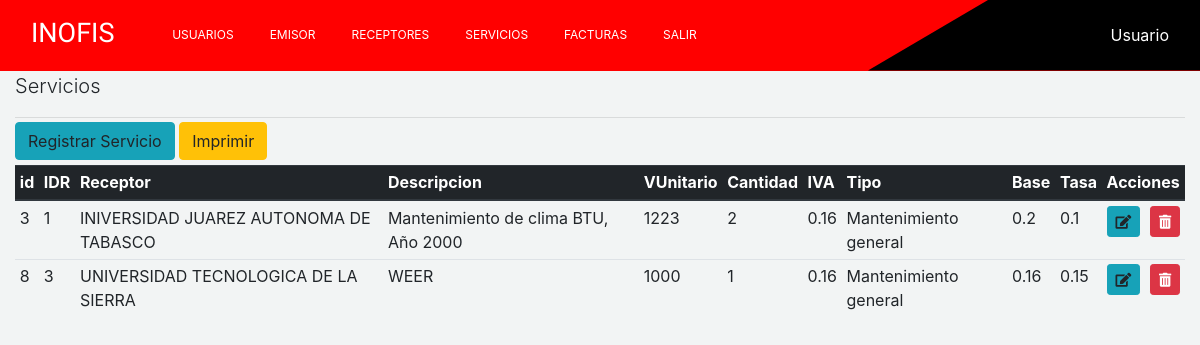
Page /views/servicio.php (signed in) on the committed database.
### tables this page shows
CREATE TABLE `servicios` (
  `id` int(11) NOT NULL,
  `Descripcion` varchar(500) NOT NULL,
  `VUnitario` float NOT NULL,
  `Cantidad` int(11) NOT NULL,
  `IVA` float NOT NULL,
  `Tipo` varchar(100) NOT NULL,
  `Base` float NOT NULL,
  `Tasa` float NOT NULL,
  `idreceptor` int(11) NOT NULL
);

CREATE TABLE `receptor` (
  `id` int(11) NOT NULL,
  `Nombre` varchar(100) NOT NULL,
  `RFC` varchar(50) NOT NULL,
  `Direccion` varchar(250) NOT NULL,
  `Telefono` varchar(11) NOT NULL,
  `Email` varchar(50) NOT NULL
);

### db/db.php (called while the page is built)
<?php
class Conectar{
  public static  function conexion(){
    $conexion = new PDO("mysql:host=localhost;dbname=facturacion", "root", "");
        return $conexion;
    }
}
?>

### views/servicio.php (the view, shortened to what this page needs)
<?php
require_once '../db/db.php';
require_once "../tablasUniver/cuerpo.php";
require_once 'dependencias2.php';
?>
<p class="lead" style="margin-top: 0px" >Servicios</p> <hr class="my-1" >
<div  align="left" style="margin-bottom: 5px; margin-top: 0px;">
<a role="button" class="btn btn-info" data-toggle="modal" data-target="#myModal">Registrar Servicio</a>
<a role="button" class="btn btn-warning" href="impresionpdf.php" >Imprimir</a>
  </div>
            <?php
            $table = new tablacuerpo();
             $table->servicio("SELECT S.id, R.id as IDR, R.Nombre as Receptor, S.Descripcion, S.VUnitario, S.Cantidad,S.IVA,S.Tipo, S.Base,S.Tasa
              FROM servicios as S inner join receptor as R on R.id = S.idreceptor",1);
             ?>
 <?php include 'footer.php'; ?>

### views/dependencias2.php (shortened to what this page needs)
<!DOCTYPE html>
<html>
<head>
<link rel="stylesheet" href="https://maxcdn.bootstrapcdn.com/bootstrap/4.0.0/css/bootstrap.min.css">
<link rel="stylesheet" type="text/css" href="../librerias/menu.css">
<link rel="stylesheet" type="text/css" href="https://cdnjs.cloudflare.com/ajax/libs/font-awesome/5.15.0/css/all.min.css">
</head>
<body style="background-color:#F2F4F4 ;">
<?php include 'menu.php'; ?>
    <div class='dashboard-app'>
        <div class='dashboard-content'>
            <div class='container-fluid'>

### views/menu.php (shortened to what this page needs)
<nav class="navbar navbar-expand-lg navbar-red navbar-dark">
    <div class="wrapper"> </div>
    <div class="container-fluid all-show"> <a class="navbar-brand" href="inicio.php">INOFIS <i class="fa fa-codepen"></i></a>
        <div class="collapse navbar-collapse" id="navbarSupportedContent">
            <ul class="navbar-nav mr-auto mb-2 mb-lg-0">
                <li class="nav-item"> <a class="nav-link" href="usuario.php">Usuarios</a> </li>
                <li class="nav-item"> <a class="nav-link" href="emisor.php">Emisor</a> </li>
                <li class="nav-item"> <a class="nav-link" href="receptor.php">Receptores</a> </li>
                <li class="nav-item"> <a class="nav-link" href="servicio.php">Servicios</a> </li>
                <li class="nav-item"> <a class="nav-link" href="#">Facturas</a> </li>
                <li class="nav-item"> <a class="nav-link" href="salir.php">Salir</a> </li>
            </ul>
            <div class="d-flex flex-column sim"> <span>Usuario</span> </div>
        </div>
    </div>
</nav>

### tablasUniver/cuerpo.php (shortened to what this page needs)
<?php
class tablacuerpo{
    private $db;
		private $alumnos;
    private $target;
    public function __construct(){
        $this->db=Conectar::conexion();
        $this->alumnos = array();
        $this->target = array();
    }
                  ?>
           <?php
  public function servicio($a,$link)
  {
    $consulta = $this->db->query($a);
    while($filas = $consulta->fetch(PDO::FETCH_ASSOC) ){
      $this->alumnos[] = $filas;
    }
    echo "<table class='table table-sm table-hover'><thead class='thead-dark'><tr> ";
      foreach($this->alumnos[0] as $key=>$value){
                echo'<th>' . ($key) . '</th>';
                $this->target[] = $key;
             }
             echo "<th colspan='2' style='width:50px;' >Acciones</th>";
             echo '</tr></thead><tbody border="1">';
              foreach ( $this->alumnos as $r ) {
               echo '<tr id='.$r["id"].'>';
               $i = 0;
                  foreach ( $r as $v ) {
                  echo '<td data-target="'.$this->target[$i].'">'.$v.'</td>';
                  $i++;
              }
              if($link!=0){
                ?>
                            <td style='width:30px;'><a class="btn btn-info btn-sm" aria-controls="collapseExample" data-toggle="modal" data-target="#myModal" data-role="updateAlumno" data-id="<?php echo $r['id']; ?>"><i class="fas fa-edit"></i></a></td>
                            <td style="width:30px;"><a class="btn btn-danger btn-sm" aria-controls="xAlumno" data-toggle="collapse" href="#xAlumnox" data-role="xAlumno" data-id="<?php echo $r['id']; ?>"><i class="fas fa-trash-alt"></i></a></td>
           <?php
                 }
              echo '</tr>';
              }
      echo '</tbody> </table>';
  }
}
?>

### views/footer.php
            </div>
        </div>
    </div>
   </body>
</html>

### librerias/menu.css (style rules this page uses)
body { background-color: #eee }
.navbar-nav>li>a { text-transform: uppercase; font-size: 12px; margin-right: 20px; color: #fff }
.nav-link { color: #fff !important }
.wrapper { width: 100%; position: absolute; height: 100%; background-color: #000; clip-path: polygon(81% 0, 100% 0, 100% 50%, 100% 100%, 71% 100%); transition: 1s all }
.navbar-brand { color: #fff; font-family: 'Allerta Stencil', sans-serif; margin-bottom: 4px; font-size: 27px }
.navbar-red { background-color: red; color: #fff }
.all-show { z-index: 10 }

### rows in the picture
servicios: id "3", idreceptor "1", idreceptor.Nombre "INIVERSIDAD JUAREZ AUTONOMA DE TABASCO", Descripcion "Mantenimiento de clima BTU, Año 2000", VUnitario "1223", Cantidad "2", IVA "0.16", Tipo "Mantenimiento general", Base "0.2", Tasa "0.1"
servicios: id "8", idreceptor "3", idreceptor.Nombre "UNIVERSIDAD TECNOLOGICA DE LA SIERRA", Descripcion "WEER", VUnitario "1000", Cantidad "1", v "0.16", Tipo "Mantenimiento general", Tasa "0.15"

### other values in the picture
$key "id"
$key "IDR"
$key "Receptor"
$key "Descripcion"
$key "VUnitario"
$key "Cantidad"
$key "IVA"
$key "Tipo"
$key "Base"
$key "Tasa"
